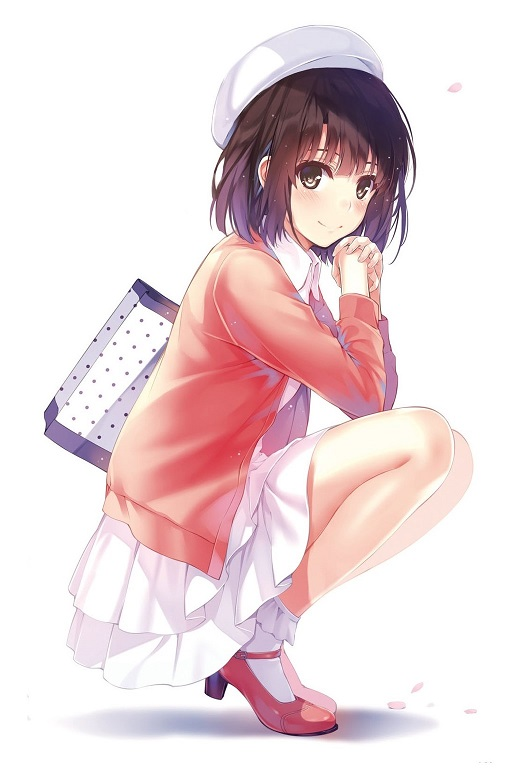
#> input picture opencv学习/kato.jpg, 532 x 768 px
$ python '08_梯度算法.py'   (older library calls are emulated)
#> lines starting #> are read from the running program, lines starting #| are printed output that depends on the picture; after the words box and inside, x2 and y2 are one past the last pixel; in counts of white or black regions, pixels touching at a corner belong together
#!/usr/bin/python3
# -*- coding: utf-8 -*-
# @Time    : 2023/7/27 18:51
# @Author  : pat
# @FileName: 08_梯度算法.py
# @Software: PyCharm

import cv2

gray = cv2.imread("kato.jpg", cv2.IMREAD_GRAYSCALE)
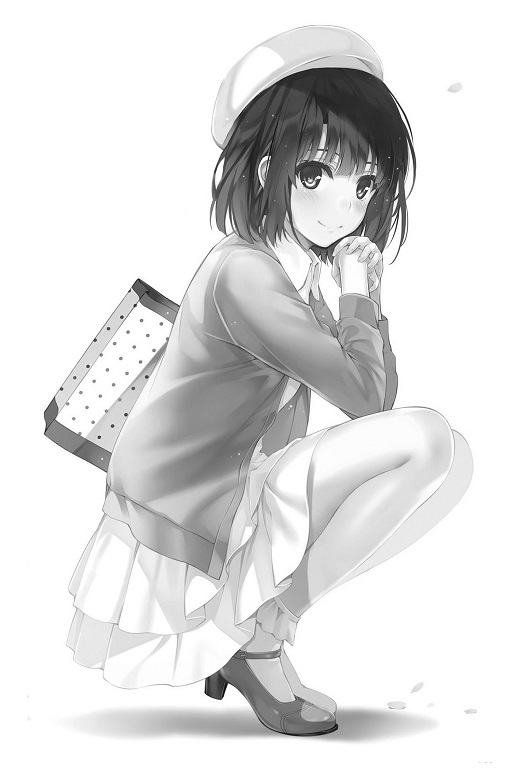
#> gray: shape (768, 532); min 3, max 255, mean 224

laplacian = cv2.Laplacian(gray, cv2.CV_64F)
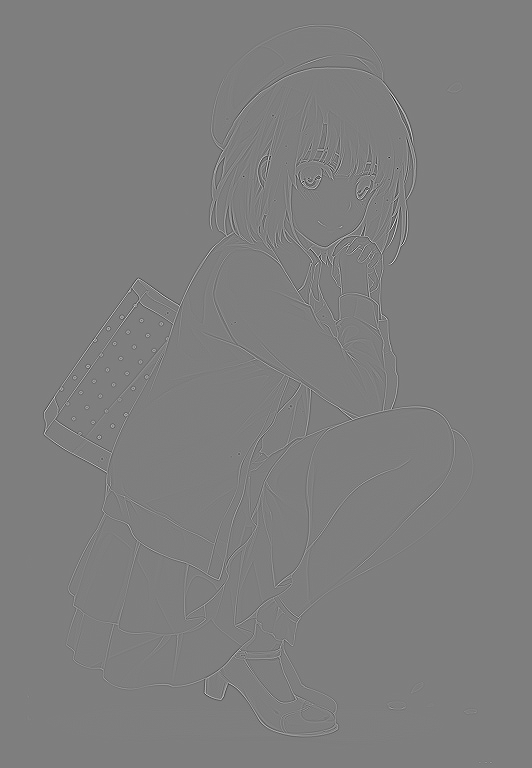
#> laplacian: shape (768, 532) float64; min -679, max 686, mean 0; drawn with min black and max white
canny = cv2.Canny(gray, 100, 200)
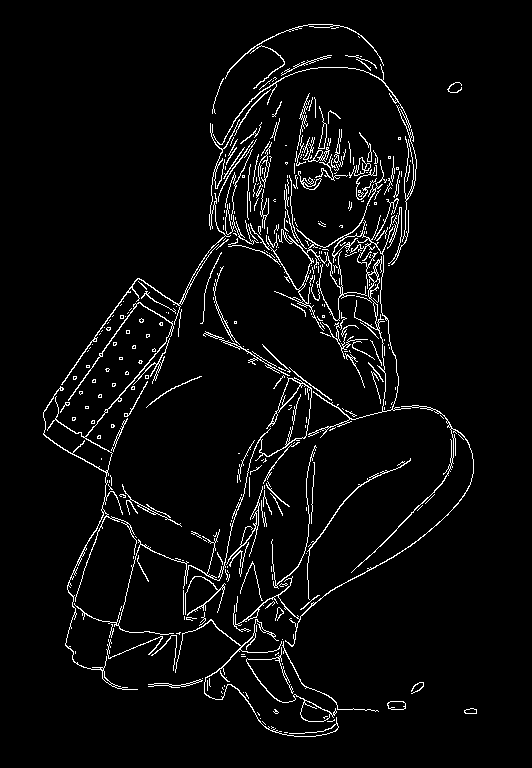
#> canny: shape (768, 532); 4.2% white in thin lines or dots, all inside (x1, y1, x2, y2) = (43, 24, 477, 737)

cv2.imshow("gray", gray)
cv2.imshow("laplacian", laplacian)
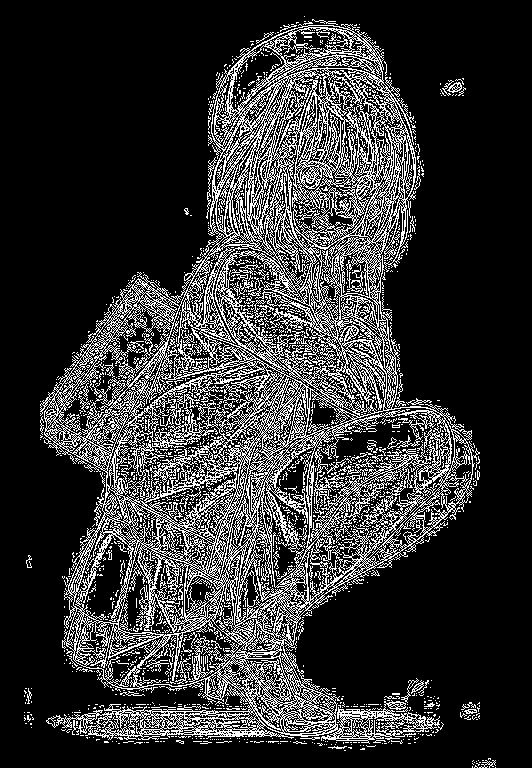
#> window 'laplacian': shape (768, 532); 20.4% white in thin lines or dots, all inside (x1, y1, x2, y2) = (24, 16, 496, 768)
cv2.imshow("canny", canny)
cv2.waitKey(0)
